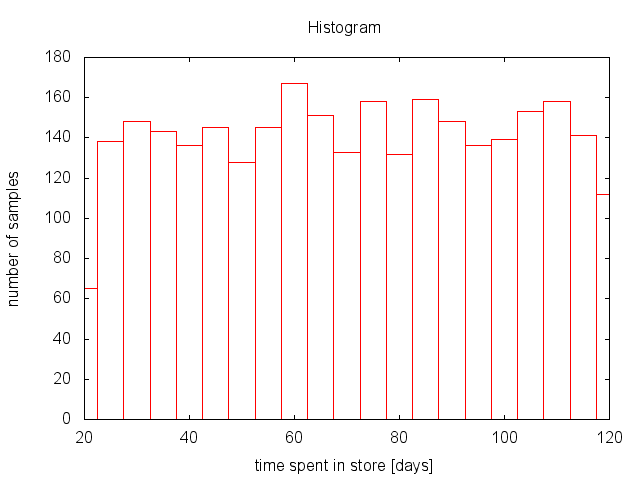

Generate this figure with gnuplot:
set title "Histogram"
set xlabel "time spent in store [days]"
set ylabel "number of samples"
set terminal png
set output "results/plot_histogram_time.png"
binwidth=5
bin(x,width)=width*floor(x/width)
plot "results/plot_histogram_time.txt" using (bin($1,binwidth)):(1.0) smooth freq with boxes notitle
